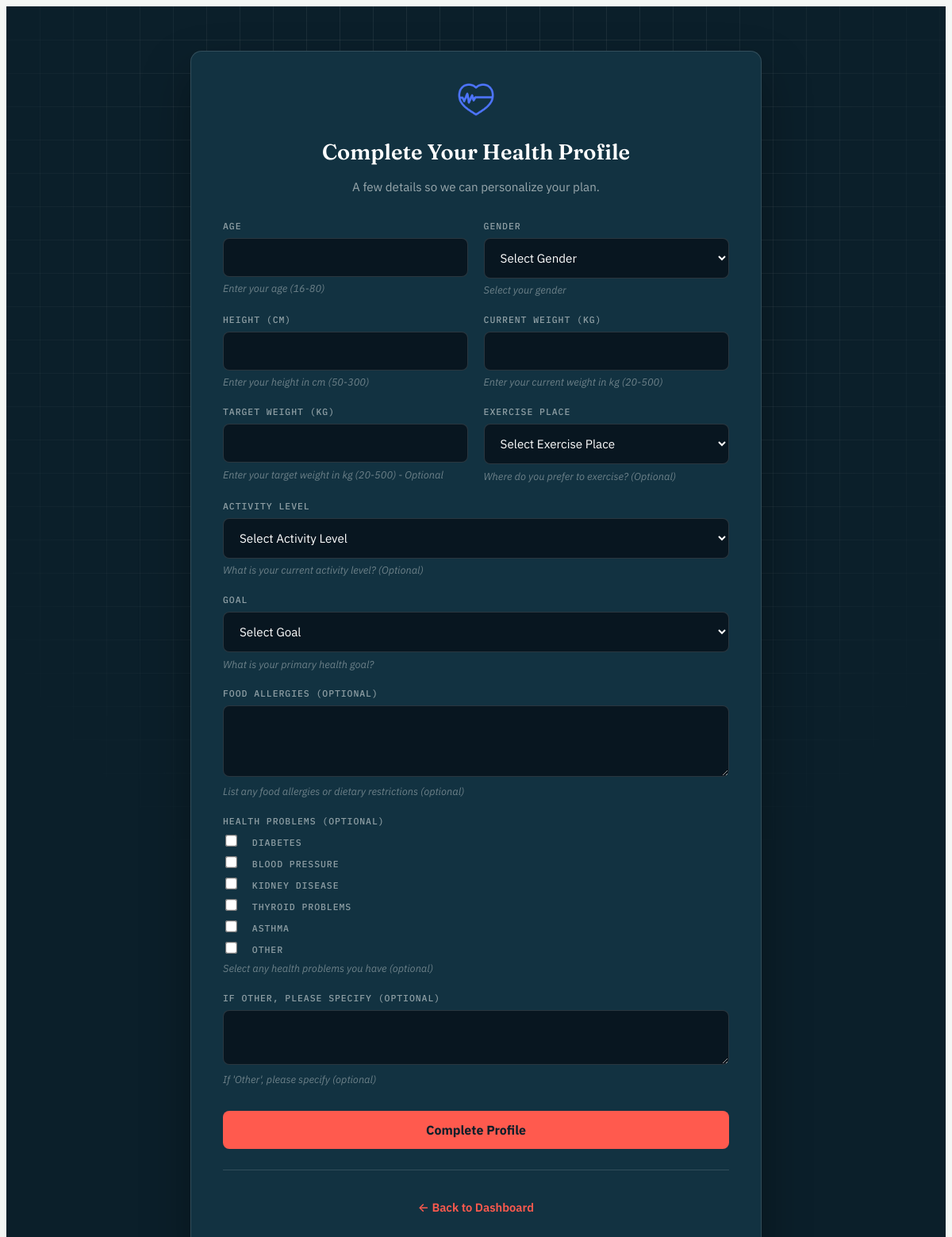
The app's page /complete-profile/ (signed in), older data.
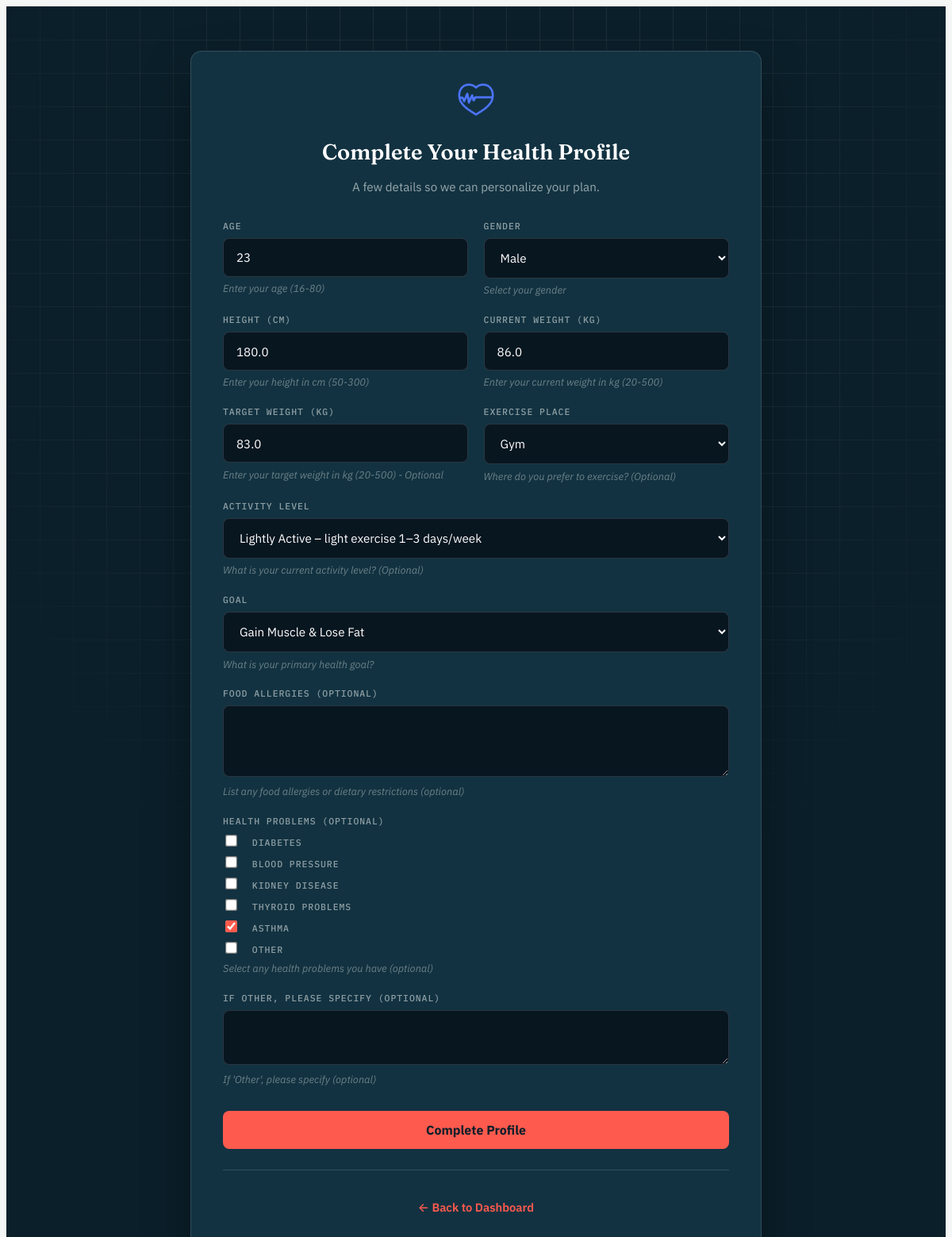
The same page, newer data.
### mainapp/models.py (models this page shows, shortened)
class Profile(models.Model):
    GENDER_CHOICES = [
        ('M', 'Male'),
        ('F', 'Female'),
        ('O', 'Other'),
    ]
    GOAL_CHOICES = [
        ('lose_weight', 'Lose Weight'),
        ('maintain_weight', 'Maintain Weight'),
        ('build_muscle', 'Gain Muscle'),
        ('both', 'Gain Muscle & Lose Fat'),
        ('improve_fitness', 'Improve Fitness'),
    ]
    EXERCISE_PLACE_CHOICES = [
        ('gym', 'Gym'),
        ('home', 'Home'),
        ('outdoor', 'Outdoor'),
    ]
    ACTIVITY_LEVEL_CHOICES = [
        ('sedentary', 'Sedentary – little or no exercise'),
        ('lightly_active', 'Lightly Active – light exercise 1–3 days/week'),
        ('moderately_active', 'Moderately Active – moderate exercise 3–5 days/week'),
        ('very_active', 'Very Active – hard exercise 6–7 days/week'),
        ('extra_active', 'Extra Active – intense training or physical job'),
    ]
    user = models.OneToOneField(User, on_delete=models.CASCADE, related_name='profile')
    age = models.IntegerField(null=True, blank=True)
    height = models.FloatField(null=True, blank=True)
    current_weight = models.FloatField(null=True, blank=True, help_text='Current weight in kg')
    target_weight = models.FloatField(null=True, blank=True, help_text='Target weight in kg')
    gender = models.CharField(max_length=1, choices=GENDER_CHOICES, null=True, blank=True)
    food_allergies = models.TextField(max_length=500, blank=True, null=True)
    goal = models.CharField(max_length=20, choices=GOAL_CHOICES, null=True, blank=True)
    exercise_place = models.CharField(max_length=10, choices=EXERCISE_PLACE_CHOICES, null=True, blank=True, help_text='Preferred exercise location')
    activity_level = models.CharField(max_length=20, choices=ACTIVITY_LEVEL_CHOICES, null=True, blank=True, help_text='Your current activity level')
    health_problems = models.JSONField(default=list, blank=True, help_text='List of health problems/conditions')
    other_health_problems = models.TextField(max_length=500, blank=True, null=True,
                                             help_text='Specify other health problems not listed above')
    weight_loss_plan = models.TextField(blank=True, null=True)
    start_tracking_date = models.DateField(null=True, blank=True)

### mainapp/views.py (the view)
# urls.py: path("complete-profile/", views.complete_profile_view, name="complete_profile"),
@login_required
def complete_profile_view(request):
    if not hasattr(request.user, 'profile'):
        from .models import Profile
        profile = Profile.objects.create(user=request.user)
    else:
        profile = request.user.profile
    if request.method == "POST":
        form = ProfileForm(request.POST, instance=profile)
        if form.is_valid():
            profile = form.save()
            try:
                profile_data = {
                    'age': profile.age,
                    'height': profile.height,
                    'current_weight': profile.current_weight,
                    'target_weight': profile.target_weight,
                    'gender': profile.gender,
                    'goal': profile.goal,
                    'exercise_place': profile.exercise_place,
                    'activity_level': profile.activity_level,
                    'food_allergies': profile.food_allergies or 'None',
                    'health_problems': profile.health_problems or [],
                    'other_health_problems': profile.other_health_problems or 'None',
                    'bmi': profile.bmi
                }
                try:
                    calories_target, _ = calculate_calorie_target(profile)
                    goal_weeks, goal_months = estimate_goal_time(profile, calories_target)
                    profile_data['goal_timeline_weeks'] = goal_weeks
                    profile_data['goal_timeline_months'] = goal_months
                except Exception:
                    pass
                ai_service = AIPlan()
                weight_loss_plan = ai_service.generate_plan(profile_data)
                profile.weight_loss_plan = weight_loss_plan
                profile.save()
            except Exception as e:
                print(f"Error generating weight loss plan: {e}")
            return redirect("dashboard")
        else:
            return render(request, "mainapp/complete_profile.html", {
                "form": form,
                "errors": "Please correct the errors below."
            })
    else:
        form = ProfileForm(instance=profile)
    return render(request, "mainapp/complete_profile.html", {"form": form})

### mainapp/templates/mainapp/complete_profile.html (shortened to what the changed rows need)
<!DOCTYPE html>
<html>
<head>
    {% load static %}
    <link href="{% static 'css/site.css' %}" rel="stylesheet">
</head>
<body>
    <div class="auth-shell">
        <div class="auth-card auth-card-wide">
            <h2>Complete Your Health Profile</h2>
            <form method="POST">
                <div class="form-row">
                    <div class="form-group">
                        <label for="{{ form.age.id_for_label }}">{{ form.age.label }}</label>
                        {{ form.age }}
                        {% if form.age.help_text %}<small>{{ form.age.help_text }}</small>{% endif %}
                    </div>
                    <div class="form-group">
                        <label for="{{ form.gender.id_for_label }}">{{ form.gender.label }}</label>
                        {{ form.gender }}
                        {% if form.gender.help_text %}<small>{{ form.gender.help_text }}</small>{% endif %}
                    </div>
                </div>
                <div class="form-row">
                    <div class="form-group">
                        <label for="{{ form.height.id_for_label }}">{{ form.height.label }} (cm)</label>
                        {{ form.height }}
                        {% if form.height.help_text %}<small>{{ form.height.help_text }}</small>{% endif %}
                    </div>
                    <div class="form-group">
                        <label for="{{ form.current_weight.id_for_label }}">{{ form.current_weight.label }} (kg)</label>
                        {{ form.current_weight }}
                        {% if form.current_weight.help_text %}<small>{{ form.current_weight.help_text }}</small>{% endif %}
                    </div>
                </div>
                <div class="form-row">
                    <div class="form-group">
                        <label for="{{ form.target_weight.id_for_label }}">{{ form.target_weight.label }} (kg)</label>
                        {{ form.target_weight }}
                        {% if form.target_weight.help_text %}<small>{{ form.target_weight.help_text }}</small>{% endif %}
                    </div>
                    <div class="form-group">
                        <label for="{{ form.exercise_place.id_for_label }}">{{ form.exercise_place.label }}</label>
                        {{ form.exercise_place }}
                        {% if form.exercise_place.help_text %}<small>{{ form.exercise_place.help_text }}</small>{% endif %}
                    </div>
                </div>
                <div class="form-group">
                    <label for="{{ form.activity_level.id_for_label }}">{{ form.activity_level.label }}</label>
                    {{ form.activity_level }}
                    {% if form.activity_level.help_text %}<small>{{ form.activity_level.help_text }}</small>{% endif %}
                </div>
                <div class="form-group">
                    <label for="{{ form.goal.id_for_label }}">{{ form.goal.label }}</label>
                    {{ form.goal }}
                    {% if form.goal.help_text %}<small>{{ form.goal.help_text }}</small>{% endif %}
                </div>
                <div class="form-group">
                    <label for="{{ form.food_allergies.id_for_label }}">{{ form.food_allergies.label }} (Optional)</label>
                    {{ form.food_allergies }}
                    {% if form.food_allergies.help_text %}<small>{{ form.food_allergies.help_text }}</small>{% endif %}
                </div>
                <div class="form-group">
                    {{ form.health_problems }}
                </div>
                <div class="form-group">
                    <label for="{{ form.other_health_problems.id_for_label }}">If Other, please specify (Optional)</label>
                    {{ form.other_health_problems }}
                    {% if form.other_health_problems.help_text %}<small>{{ form.other_health_problems.help_text }}</small>{% endif %}
                </div>
            </form>
        </div>
    </div>
</body>
</html>

Row changes from the older to the newer data that the page shows:
changed Profile: age (not shown) → "23"; gender "Select Gender" → "Male"; height (not shown) → "180.0"; current_weight (not shown) → "86.0"; target_weight (not shown) → "83.0"; exercise_place "Select Exercise Place" → "Gym"; activity_level "Select Activity Level" → "Lightly Active – light exercise 1–3 days/week"; goal "Select Goal" → "Gain Muscle & Lose Fat"; health_problems "☐ ☐ ☐ ☐ ☐ ☐" → "☐ ☐ ☐ ☐ ☑ ☐"
